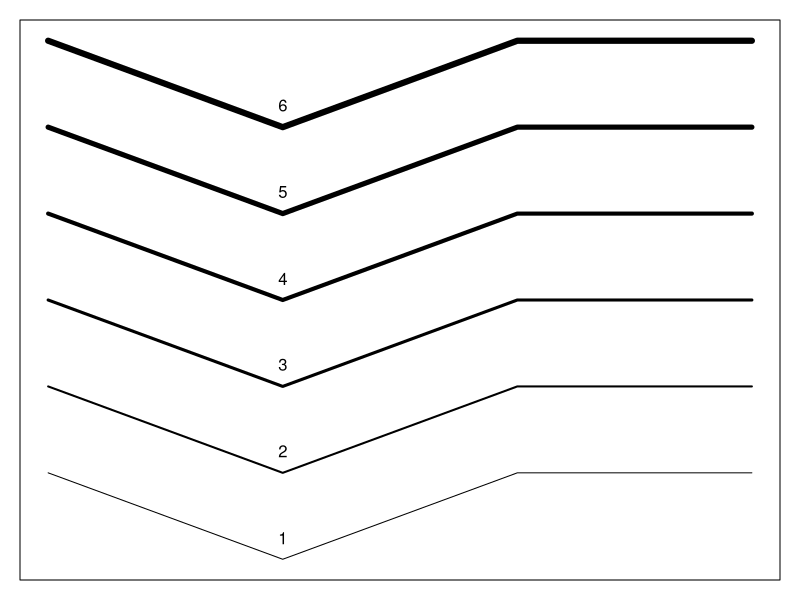

Write R code to recreate this figure.
par(mar = c(1,1,1,1))
a<-c(1,0,1,1)
plot(	1,1,
      type = "n",
      xlim = c(1,4),ylim = c(0,6),
      axes = F,
      xlab = "",ylab = "")
matlines(	x = 1:4,
          y = cbind(a,a+1,a+2,a+3,a+4,a+5),
          col = "black",
          lty = 1,
          lwd = 1:6)
text(	x = rep(2,6),
      y = (1:6)-0.75,
      labels = as.character(1:6))
box()